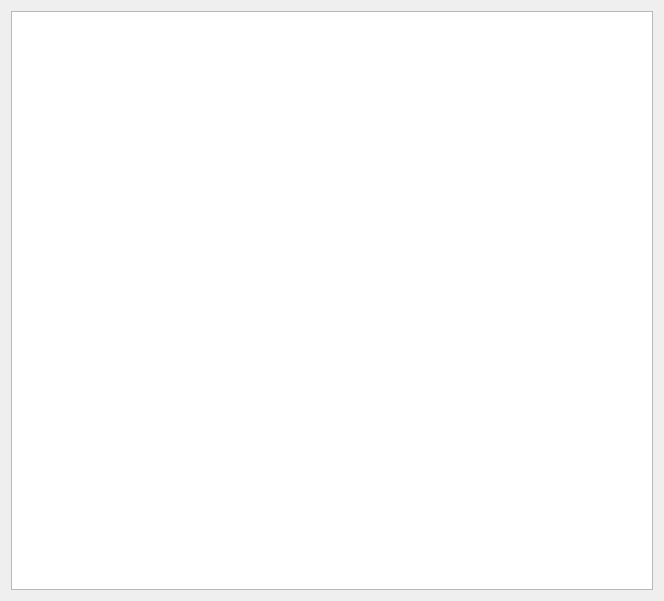
<?xml version="1.0" encoding="UTF-8"?>
<ui version="4.0">
 <class>debugForm</class>
 <widget class="QWidget" name="debugForm">
  <property name="geometry">
   <rect>
    <x>0</x>
    <y>0</y>
    <width>664</width>
    <height>601</height>
   </rect>
  </property>
  <property name="windowTitle">
   <string>디버거</string>
  </property>
  <layout class="QGridLayout" name="gridLayout_2">
   <item row="0" column="0">
    <layout class="QGridLayout" name="gridLayout">
     <item row="0" column="0">
      <widget class="QTextEdit" name="debugLogger">
       <property name="readOnly">
        <bool>true</bool>
       </property>
      </widget>
     </item>
    </layout>
   </item>
  </layout>
 </widget>
 <resources/>
 <connections/>
</ui>
